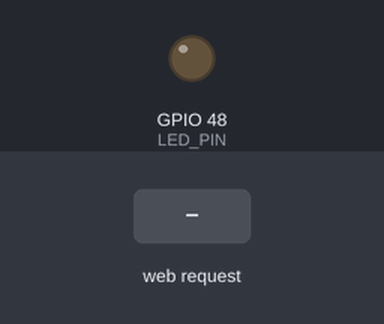
The sketch below on a simulated ESP32. Shown: output pins drawn as LEDs (lit = HIGH). Inputs (shaded band) come from the test bench. What the sketch prints to the serial monitor is not drawn.

Above: at 1.2 s.
1.3 s: HTTP request GET /ledon received
At 2.5 s:
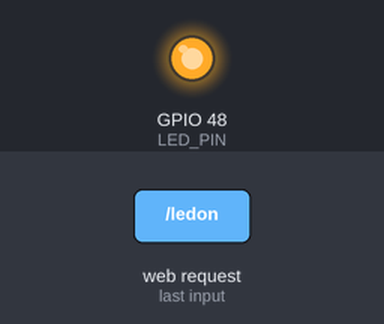
2.8 s: HTTP request GET /ledoff received
At 3.7 s:
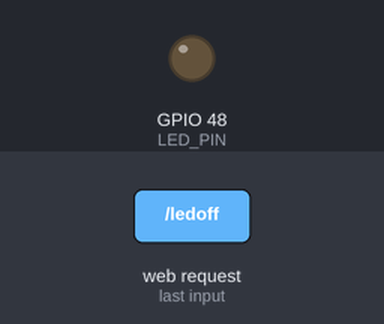
Timing chart, 0 to 5.8 s (numbered marks = the images above; inputs shaded):
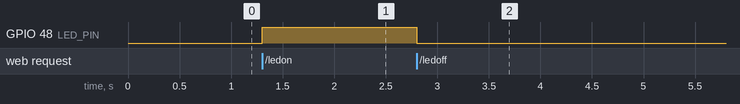

The sketch:

esp32webserver.ino
```cpp
#include "WiFi.h"
#include "ESPAsyncWebServer.h"


int LED_PIN = 48;

// Set your access point network credentials
const char* ssid = "coolest-access-point";
const char* password = "123456789";


// Create AsyncWebServer object on port 80
AsyncWebServer server(80);


void setup(){
  // Serial port for debugging purposes
  Serial.begin(115200);
  Serial.println();


  // Setting the ESP as an access point
  Serial.print("Setting AP (Access Point)…");
  // Remove the password parameter, if you want the AP (Access Point) to be open
  WiFi.softAP(ssid, password);

  IPAddress IP = WiFi.softAPIP();
  Serial.print("AP IP address: ");
  Serial.println(IP);

  pinMode(LED_PIN, OUTPUT);

  server.on("/someroute", HTTP_GET, [](AsyncWebServerRequest *request){
    request->send_P(200, "text/plain", "Whatever yourself");
  });

  server.on("/ledon", HTTP_GET, [](AsyncWebServerRequest *request){
    digitalWrite(LED_PIN, HIGH);
    request->send_P(200, "text/plain", "Heard you, turning the damn thing on");
  });

  server.on("/ledoff", HTTP_GET, [](AsyncWebServerRequest *request){
    digitalWrite(LED_PIN, LOW);
    request->send_P(200, "text/plain", "k bye");
  });


  // Start server
  server.begin();
}

void loop() {
}
```

Measured:
- after the input at 1.3 s, GPIO 48 (LED_PIN): LOW → HIGH at once
- after the input at 2.8 s, GPIO 48 (LED_PIN): HIGH → LOW at once
